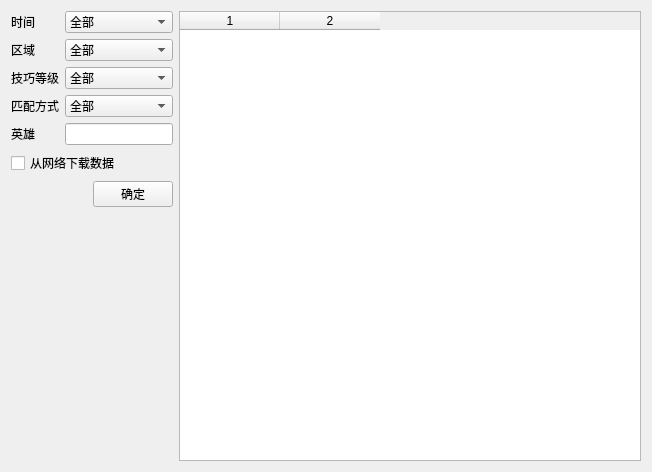
<?xml version="1.0" encoding="UTF-8"?>
<ui version="4.0">
 <class>View_HeroItems</class>
 <widget class="QWidget" name="View_HeroItems">
  <property name="geometry">
   <rect>
    <x>0</x>
    <y>0</y>
    <width>652</width>
    <height>472</height>
   </rect>
  </property>
  <property name="windowTitle">
   <string>Form</string>
  </property>
  <layout class="QGridLayout" name="gridLayout_2">
   <item row="0" column="0">
    <layout class="QVBoxLayout" name="verticalLayout_2">
     <property name="sizeConstraint">
      <enum>QLayout::SetMinAndMaxSize</enum>
     </property>
     <item>
      <layout class="QVBoxLayout" name="verticalLayout_3">
       <property name="sizeConstraint">
        <enum>QLayout::SetMaximumSize</enum>
       </property>
       <item>
        <layout class="QGridLayout" name="gridLayout">
         <item row="2" column="0">
          <widget class="QLabel" name="label_7">
           <property name="sizePolicy">
            <sizepolicy hsizetype="Fixed" vsizetype="Preferred">
             <horstretch>0</horstretch>
             <verstretch>0</verstretch>
            </sizepolicy>
           </property>
           <property name="text">
            <string>技巧等级</string>
           </property>
          </widget>
         </item>
         <item row="2" column="1">
          <widget class="QComboBox" name="cbb_skill">
           <property name="sizePolicy">
            <sizepolicy hsizetype="Minimum" vsizetype="Fixed">
             <horstretch>0</horstretch>
             <verstretch>0</verstretch>
            </sizepolicy>
           </property>
           <item>
            <property name="text">
             <string>全部</string>
            </property>
           </item>
          </widget>
         </item>
         <item row="3" column="1">
          <widget class="QComboBox" name="cbb_matchtype">
           <property name="sizePolicy">
            <sizepolicy hsizetype="Minimum" vsizetype="Fixed">
             <horstretch>0</horstretch>
             <verstretch>0</verstretch>
            </sizepolicy>
           </property>
           <item>
            <property name="text">
             <string>全部</string>
            </property>
           </item>
          </widget>
         </item>
         <item row="0" column="1">
          <widget class="QComboBox" name="cbb_time">
           <property name="sizePolicy">
            <sizepolicy hsizetype="Minimum" vsizetype="Fixed">
             <horstretch>0</horstretch>
             <verstretch>0</verstretch>
            </sizepolicy>
           </property>
           <property name="minimumSize">
            <size>
             <width>50</width>
             <height>20</height>
            </size>
           </property>
           <item>
            <property name="text">
             <string>全部</string>
            </property>
           </item>
          </widget>
         </item>
         <item row="1" column="0">
          <widget class="QLabel" name="label_6">
           <property name="sizePolicy">
            <sizepolicy hsizetype="Fixed" vsizetype="Preferred">
             <horstretch>0</horstretch>
             <verstretch>0</verstretch>
            </sizepolicy>
           </property>
           <property name="text">
            <string>区域</string>
           </property>
          </widget>
         </item>
         <item row="3" column="0" alignment="Qt::AlignLeft">
          <widget class="QLabel" name="label_8">
           <property name="sizePolicy">
            <sizepolicy hsizetype="Fixed" vsizetype="Preferred">
             <horstretch>0</horstretch>
             <verstretch>0</verstretch>
            </sizepolicy>
           </property>
           <property name="text">
            <string>匹配方式</string>
           </property>
          </widget>
         </item>
         <item row="1" column="1">
          <widget class="QComboBox" name="cbb_server">
           <property name="sizePolicy">
            <sizepolicy hsizetype="Minimum" vsizetype="Fixed">
             <horstretch>0</horstretch>
             <verstretch>0</verstretch>
            </sizepolicy>
           </property>
           <item>
            <property name="text">
             <string>全部</string>
            </property>
           </item>
          </widget>
         </item>
         <item row="0" column="0" alignment="Qt::AlignLeft">
          <widget class="QLabel" name="label_5">
           <property name="sizePolicy">
            <sizepolicy hsizetype="Fixed" vsizetype="Preferred">
             <horstretch>0</horstretch>
             <verstretch>0</verstretch>
            </sizepolicy>
           </property>
           <property name="text">
            <string>时间</string>
           </property>
          </widget>
         </item>
         <item row="4" column="0">
          <widget class="QLabel" name="label_9">
           <property name="sizePolicy">
            <sizepolicy hsizetype="Fixed" vsizetype="Preferred">
             <horstretch>0</horstretch>
             <verstretch>0</verstretch>
            </sizepolicy>
           </property>
           <property name="text">
            <string>英雄</string>
           </property>
          </widget>
         </item>
         <item row="4" column="1">
          <widget class="QLineEdit" name="edt_heroname">
           <property name="sizePolicy">
            <sizepolicy hsizetype="Minimum" vsizetype="Fixed">
             <horstretch>0</horstretch>
             <verstretch>0</verstretch>
            </sizepolicy>
           </property>
           <property name="text">
            <string/>
           </property>
          </widget>
         </item>
        </layout>
       </item>
       <item>
        <widget class="QCheckBox" name="ckb_force_download">
         <property name="sizePolicy">
          <sizepolicy hsizetype="Minimum" vsizetype="Fixed">
           <horstretch>0</horstretch>
           <verstretch>0</verstretch>
          </sizepolicy>
         </property>
         <property name="text">
          <string>从网络下载数据</string>
         </property>
        </widget>
       </item>
       <item>
        <layout class="QHBoxLayout" name="horizontalLayout">
         <item alignment="Qt::AlignRight">
          <widget class="QPushButton" name="btn_calc">
           <property name="sizePolicy">
            <sizepolicy hsizetype="MinimumExpanding" vsizetype="Fixed">
             <horstretch>0</horstretch>
             <verstretch>0</verstretch>
            </sizepolicy>
           </property>
           <property name="text">
            <string>确定</string>
           </property>
          </widget>
         </item>
        </layout>
       </item>
      </layout>
     </item>
     <item>
      <spacer name="verticalSpacer">
       <property name="sizePolicy">
        <sizepolicy hsizetype="Minimum" vsizetype="Expanding">
         <horstretch>0</horstretch>
         <verstretch>0</verstretch>
        </sizepolicy>
       </property>
       <property name="orientation">
        <enum>Qt::Vertical</enum>
       </property>
       <property name="sizeType">
        <enum>QSizePolicy::Expanding</enum>
       </property>
       <property name="sizeHint" stdset="0">
        <size>
         <width>20</width>
         <height>40</height>
        </size>
       </property>
      </spacer>
     </item>
    </layout>
   </item>
   <item row="0" column="1">
    <widget class="QTableWidget" name="table_items">
     <property name="sizePolicy">
      <sizepolicy hsizetype="Expanding" vsizetype="Expanding">
       <horstretch>0</horstretch>
       <verstretch>0</verstretch>
      </sizepolicy>
     </property>
     <property name="editTriggers">
      <set>QAbstractItemView::NoEditTriggers</set>
     </property>
     <property name="rowCount">
      <number>0</number>
     </property>
     <property name="columnCount">
      <number>2</number>
     </property>
     <attribute name="horizontalHeaderVisible">
      <bool>true</bool>
     </attribute>
     <attribute name="verticalHeaderVisible">
      <bool>false</bool>
     </attribute>
     <column/>
     <column/>
    </widget>
   </item>
  </layout>
 </widget>
 <resources/>
 <connections/>
</ui>
